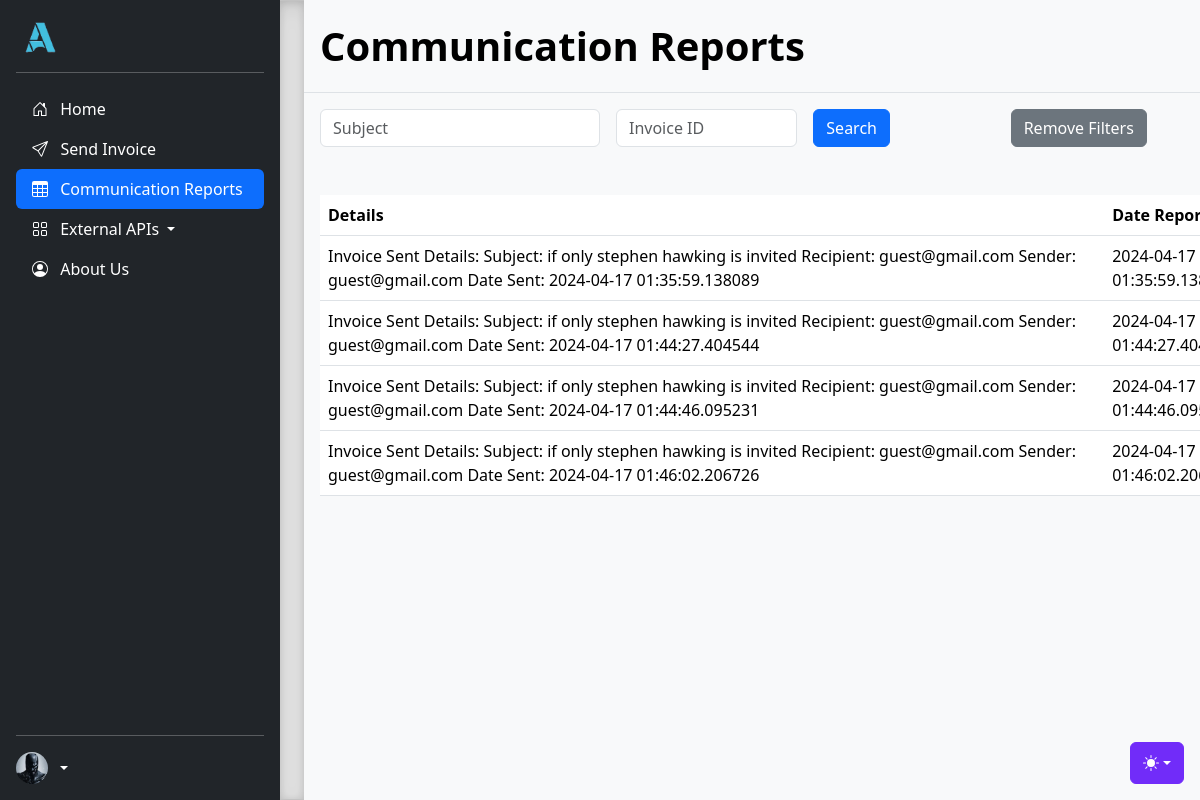
Screenshot of /reports/?invoice_id=ea4405b90240f1476374b3f8be7322a0e1d75951815dbc40 (signed in) with the database file from the repository.
### backend/src/models.py (models this page shows)
class CommunicationReport(db.Model):
    id = db.Column(db.String(80), unique=True, primary_key=True)
    invoice_id = db.Column(db.String(80), db.ForeignKey('invoice.id'))
    user_id = db.Column(db.String(80), db.ForeignKey('user.id'))
    details = db.Column(db.Text, nullable=False)
    date_reported = db.Column(db.DateTime, nullable=False)
    invoice = relationship("Invoice", back_populates="communication_report")
    user = relationship("User")

### backend/src/reports.py (the view)
@reports.route('', methods=['GET'])
def reportBox():
    user_id_a = session.get('user_id')
    if not user_id_a:
        return jsonify({'error': 'Invalid userId'}), 400
    search_sender_email = request.args.get('sender_address')
    search_subject = request.args.get('subject')
    search_invoice_id = request.args.get('invoice_id')
    query = CommunicationReport.query.filter(CommunicationReport.user_id == user_id_a)
    '''
    if search_sender_email:
        query = query.join(Invoice).join(User, User.id == Invoice.sent_to_user_id)
        query = query.filter(User.email.ilike(f"%{search_sender_email}%"))

        print("Query with Email Filter:", query)
        print(f"User ID: {user_id_a}, Email search pattern: %'{search_sender_email.lower()}%'")
    '''
    if search_subject:
        query = query.filter(CommunicationReport.invoice.has(Invoice.subject.ilike(f"%{search_subject}%")))
    if search_invoice_id:
        query = query.filter(CommunicationReport.invoice_id == search_invoice_id)
    communication_reports = query.all()
    user = User.query.filter_by(id=user_id_a).first()
    formatted_reports = []
    for report in communication_reports:
        new_report = {
            'id': report.id,
            'details': report.details,
            'date_reported': report.date_reported,
            'invoice_subject': report.invoice.subject,
            }
        formatted_reports.append(new_report)
    return render_template('report.html', formatted_reports=formatted_reports)

### templates/report.html (shortened to what this page needs)
<!doctype html>
<html lang="en" data-bs-theme="auto">
<head>
    <link href="https://cdn.jsdelivr.net/npm/bootstrap-icons@1.8.1/font/bootstrap-icons.css" rel="stylesheet">
    <link rel="stylesheet" href="https://cdn.jsdelivr.net/npm/@docsearch/css@3">
    <link href="/static/css/bootstrap.min.css" rel="stylesheet"
>
    <link href="/static/sidebars.css" rel="stylesheet">
</head>
<body>
    <div class="dropdown position-fixed bottom-0 end-0 mb-3 me-3 bd-mode-toggle">
        <button class="btn btn-bd-primary py-2 dropdown-toggle d-flex align-items-center" id="bd-theme" type="button"
            aria-expanded="false" data-bs-toggle="dropdown" aria-label="Toggle theme (auto)">
            <svg class="bi my-1 theme-icon-active" width="1em" height="1em">
                <use href="#circle-half"></use>
            </svg>
        </button>
    </div>
    <main class="d-flex flex-nowrap">
        <div class="d-flex flex-column flex-shrink-0 p-3 text-bg-dark" style="width: 280px;">
            <p class="d-flex align-items-center mb-3 mb-md-0 me-md-auto text-white text-decoration-none">
                <img src="/static/images/logo.png"
                    class="d-flex align-items-center mb-3 mb-md-0 me-md-auto text-white text-decoration-none"
                    style="height: 40px;">
            </p>
            <hr>
            <ul class="nav nav-pills flex-column mb-auto">
                <li class="nav-item">
                    <a href="{{ url_for('mailbox_route.mailBox') }}" class="nav-link text-white" aria-current="page">
                        <svg class="bi pe-none me-2" width="16" height="16">
                            <use xlink:href="#home" />
                        </svg>
                        Home
                    </a>
                </li>
                <li>
                    <a href="{{ url_for('mailbox_route.sending') }}" class="nav-link text-white">
                        <span class="text-padding">&nbsp;&nbsp;Send Invoice</span>
                    </a>
                </li>
                <li>
                    <a href="{{ url_for('reports.reportBox') }}" class="nav-link text-white active">
                        <svg class="bi pe-none me-2" width="16" height="16">
                            <use xlink:href="#table" />
                        </svg>
                        Communication Reports
                    </a>
                </li>
                <li class="dropdown">
                    <button class="nav-link text-white dropdown-toggle" type="button" id="productsDropdown"
                        data-bs-toggle="dropdown" aria-expanded="false">
                        <svg class="bi pe-none me-2" width="16" height="16">
                            <use xlink:href="#grid" />
                        </svg>
                        External APIs
                    </button>
                </li>
                <li>
                    <a href="{{ url_for('about') }}" class="nav-link text-white">
                        <svg class="bi pe-none me-2" width="16" height="16">
                            <use xlink:href="#people-circle" />
                        </svg>
                        About Us
                    </a>
                </li>
            </ul>
            <hr>
            <div class="dropdown">
                <a href="#" class="d-flex align-items-center text-white text-decoration-none dropdown-toggle"
                    data-bs-toggle="dropdown" aria-expanded="false">
                    <img src="/static/profile_pictures/default.png" alt="" width="32" height="32" class="rounded-circle me-2">
                </a>
            </div>
        </div>
        <div class="b-example-divider b-example-vr"></div>
        <div class="d-flex flex-column align-items-stretch flex-shrink-0 bg-body-tertiary" style="width: 1200px;">
            <span
                class="d-flex align-items-center flex-shrink-0 p-3 link-body-emphasis text-decoration-none border-bottom fs-5 fw-semibold"
                style="font-size: 40px !important; text-align: center;">
                Communication Reports
            </span>
        <div class="p-3">
            <form class="row g-3">
                <div class="col-md-3">
                    <input type="text" class="form-control" placeholder="Subject" name="subject">
                </div>
                <div class="col-md-2">
                    <input type="text" class="form-control" placeholder="Invoice ID" name="invoice_id">
                </div>
                <div class="col-md-2">
                    <button type="submit" class="btn btn-primary mb-3">Search</button>
                </div>
                <div class="col-md-2">
                    <a href="{{ url_for('reports.reportBox') }}" class="btn btn-secondary mb-3">Remove Filters</a>
                </div>
            </form>
        </div>
            <div class="table-responsive p-3">
                <table class="table table-hover">
                    <thead>
                        <tr>
                            <th scope="col">Details</th>
                            <th scope="col">Date Reported</th>
                        </tr>
                    </thead>
                    <tbody>
                        {% for report in formatted_reports %}
                        <tr>
                            <td>{{ report.details }}</td>
                            <td>{{ report.date_reported }}</td>
                        </tr>
                        {% endfor %}
                    </tbody>
                </table>
            </div>
    </main>
</body>
</html>

### static/sidebars.css (style rules this page uses)
body { min-height: 100vh; min-height: -webkit-fill-available; }
html { height: -webkit-fill-available; }
main { height: 100vh; height: -webkit-fill-available; max-height: 100vh; overflow-x: auto; overflow-y: hidden; }
.dropdown-toggle { outline: 0; }

### templates/report.html (style rules this page uses)
.b-example-divider { width: 100%; height: 3rem; background-color: rgba(0, 0, 0, .1); border: solid rgba(0, 0, 0, .15); border-width: 1px 0; box-shadow: inset 0 .5em 1.5em rgba(0, 0, 0, .1), inset 0 .125em .5em rgba(0, 0, 0, .15); }
.b-example-vr { flex-shrink: 0; width: 1.5rem; height: 100vh; }
.bi { vertical-align: -.125em; fill: currentColor; }
.btn-bd-primary { --bd-violet-bg: #712cf9; --bd-violet-rgb: 112.520718, 44.062154, 249.437846; --bs-btn-font-weight: 600; --bs-btn-color: var(--bs-white); --bs-btn-bg: var(--bd-violet-bg); --bs-btn-border-color: var(--bd-violet-bg); --bs-btn-hover-color: var(--bs-white); --bs-btn-hover-bg: #6528e0; --bs-btn-hover-border-color: #6528e0; --bs-btn-focus-shadow-rgb: var(--bd-violet-rgb); --bs-btn-active-color: var(--bs-btn-hover-color); --bs-btn-active-bg: #5a23c8; --bs-btn-active-border-color: #5a23c8; }
.bd-mode-toggle { z-index: 1500; }

### rows the page displays
CommunicationReport: details "Invoice Sent Details: Subject: if only stephen hawking is invited Recipient: guest@gmail.com Sender: guest@gmail.com Date Sent: 2024-04-17 01:35:59.138089", date_reported "2024-04-17…"
CommunicationReport: details "Invoice Sent Details: Subject: if only stephen hawking is invited Recipient: guest@gmail.com Sender: guest@gmail.com Date Sent: 2024-04-17 01:44:27.404544", date_reported "2024-04-17…"
CommunicationReport: details "Invoice Sent Details: Subject: if only stephen hawking is invited Recipient: guest@gmail.com Sender: guest@gmail.com Date Sent: 2024-04-17 01:44:46.095231", date_reported "2024-04-17…"
CommunicationReport: details "Invoice Sent Details: Subject: if only stephen hawking is invited Recipient: guest@gmail.com Sender: guest@gmail.com Date Sent: 2024-04-17 01:46:02.206726", date_reported "2024-04-17…"
